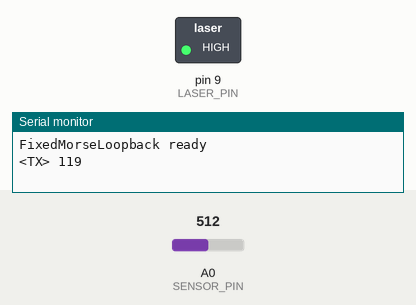
Simulated run of this sketch. Board: Arduino Uno, built with avr-gcc and run on an emulated ATmega328P. On the bench: switched loads named in the sketch (green lamp = pin HIGH), the last lines printed to the serial monitor. The inputs (shaded band) are chosen by the test bench; at power-on: A0 (SENSOR_PIN) = 512.

Above: at 0.65 s.
At 9.0 s:
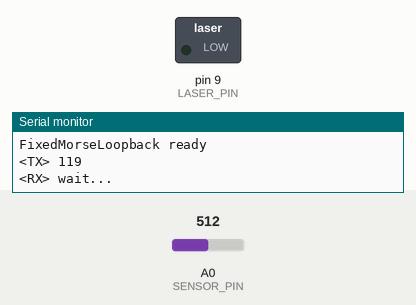
Timing chart, 0 to 17.7 s (numbered marks = the images above):
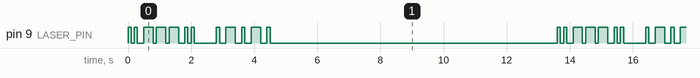

The sketch:

send_receiveTest_v3-2.ino
```cpp
/*  FixedMorseLoopback.ino  ─  Arduino UNO R4 WiFi　->送信内容固定バージョン
 *  ──────────────────────────────────────────────
 *  1. Header → TX_NUMBER → Footer をレーザー (D9) で送信
 *  2. 約 1 メッセージ分休止してフォトトランジスタ (A0) で受信
 *  3. デコード結果をシリアルに表示
 *  4. 以後ループ
 *
 *  ■配線
 *    D9  ──> レーザーモジュール V+      (必要なら NPN トランジスタでスイッチ)
 *    GND ──> レーザーモジュール GND
 *    +5V ──> フォトトランジスタ COLLECTOR
 *    A0  ──> フォトトランジスタ + 10 kΩ–GND プルダウンの分岐点
 *    GND ──> フォトトランジスタ EMITTER & 抵抗下端
 */

#include <Arduino.h>

/*──────────────────── 送受共通パラメータ ───────────────────*/
const uint16_t UNIT   = 100;               // モールス基本時間 [ms]（調整可）
const uint16_t DOT    = UNIT;
const uint16_t DASH   = 3 * UNIT;
const uint16_t GAP_SYM= UNIT;
const uint16_t GAP_CHR= 3 * UNIT;
const uint16_t GAP_MSG= 7 * UNIT;

/*──────────────────── 送信設定 ───────────────────*/
const uint8_t  LASER_PIN = 9;
const uint8_t  TX_NUMBER = 01234567;              // ★ここを 0〜7 に変えるだけ★

/* モールス符号配列（正: 1=DOT,3=DASH / 負: -1=内部, -2=文字間）*/
const int Hdr[] = {1,1,-1,3,3,3,-1,1,1};                     // ..---..
const int Ftr[] = {1,-1,3,-1,1,-1,3,-1,1};                   // .-.-.
const int N0[]  = {3,3,3,3,3};                               // -----
const int N1[]  = {1,3,3,3,3};                               // .----
const int N2[]  = {1,1,3,3,3};                               // ..---
const int N3[]  = {1,1,1,3,3};                               // ...--
const int N4[]  = {1,1,1,1,3};                               // ....-
const int N5[]  = {1,1,1,1,1};                               // .....
const int N6[]  = {3,1,1,1,1};                               // -....
const int N7[]  = {3,3,1,1,1};                               // --...
const int*  NUM_PAT[8] = {N0,N1,N2,N3,N4,N5,N6,N7};
const uint8_t NUM_LEN[8]= {
  sizeof(N0)/2,sizeof(N1)/2,sizeof(N2)/2,sizeof(N3)/2,
  sizeof(N4)/2,sizeof(N5)/2,sizeof(N6)/2,sizeof(N7)/2};

/*──────────────────── 受信設定 ───────────────────*/
const uint8_t  SENSOR_PIN   = A0;
const uint16_t THRESH       = 500;         // 暗:0-3 / 明:200-1023 ⇒ 中間より少し下
const uint16_t DASH_T       = 2 * UNIT;    // これ未満=dot, 以上=dash
const uint16_t GAPCHR_T     = 2 * UNIT;    // 文字区切り
const uint16_t GAPMSG_T     = 6 * UNIT;    // メッセージ区切り
const uint32_t RX_TIMEOUT   = 6000;        // [ms] 受信待ち打ち切り

/*──────────────────── 送信ユーティリティ ───────────────────*/
inline void laserOn()  { digitalWrite(LASER_PIN, HIGH); }
inline void laserOff() { digitalWrite(LASER_PIN, LOW);  }

void sendDot () { laserOn(); delay(DOT);  laserOff(); delay(GAP_SYM); }
void sendDash() { laserOn(); delay(DASH); laserOff(); delay(GAP_SYM); }

void sendPattern(const int* pat, uint8_t len)
{
  for (uint8_t i=0;i<len;i++){
    int v=pat[i];
    if (v==1) sendDot();
    else if(v==3) sendDash();
    else if(v==-1) { laserOff(); delay(GAP_SYM);}          // 符号間
    else if(v==-2) { laserOff(); delay(GAP_CHR);}          // 文字間
  }
  laserOff();
  delay(GAP_CHR);                                          // パターン後文字間
}

void transmitMessage()
{
  Serial.print(F("<TX> ")); Serial.println(TX_NUMBER);
  sendPattern(Hdr, sizeof(Hdr)/2);
  sendPattern(NUM_PAT[TX_NUMBER], NUM_LEN[TX_NUMBER]);
  sendPattern(Ftr, sizeof(Ftr)/2);
}

/*──────────────────── 受信ユーティリティ ───────────────────*/
String patBuf="", digits="";
bool headerSeen=false;

char decode(const String& pat)
{
  if (pat=="...---...") return 'H';
  if (pat==".-.-.")     return 'F';
  if (pat=="-----")     return '0';
  if (pat==".----")     return '1';
  if (pat=="..---")     return '2';
  if (pat=="...--")     return '3';
  if (pat=="....-")     return '4';
  if (pat==".....")     return '5';
  if (pat=="-....")     return '6';
  if (pat=="--...")     return '7';
  return '?';
}

String receiveMessage()
{
  patBuf=""; digits=""; headerSeen=false;
  uint32_t tStart=millis(), lastSw=millis();
  bool lightPrev=false;

  while (millis()-tStart < RX_TIMEOUT) {
    bool lightNow = analogRead(SENSOR_PIN) >= THRESH;
    if (lightNow!=lightPrev){
      uint32_t dur = millis()-lastSw;
      lastSw = millis();
      if (lightPrev){                                    // ON→OFF
        patBuf += (dur < DASH_T)?'.':'-';
      }else{                                             // OFF→ON
        if (dur >= GAPMSG_T && patBuf.length()){
          char c=decode(patBuf); patBuf="";
          if(c=='H'){headerSeen=true; digits="";}
          else if(c=='F'){ return headerSeen?digits:"(no-hdr)";}
          else if(headerSeen && isDigit(c)) digits+=c;
        }else if(dur >= GAPCHR_T && patBuf.length()){
          char c=decode(patBuf); patBuf="";
          if(c=='H') headerSeen=true;
          else if(c=='F') return headerSeen?digits:"(no-hdr)";
          else if(headerSeen && isDigit(c)) digits+=c;
        }
      }
      lightPrev=lightNow;
    }
  }
  return "(timeout)";
}

/*──────────────────── setup / loop ───────────────────*/
void setup(){
  pinMode(LASER_PIN, OUTPUT); laserOff();
  pinMode(SENSOR_PIN, INPUT);
  Serial.begin(9600);
  Serial.println(F("FixedMorseLoopback ready"));
}

void loop(){
  transmitMessage();                  // 送信
  delay(GAP_MSG);                     // 送→受 切替猶予
  Serial.println(F("<RX> wait..."));
  String r=receiveMessage();          // 受信
  Serial.print(F("<RX> result: ")); Serial.println(r);
  delay(2000);                        // 次ループまで少し休む
}
```

Measured:
- by itself, pin 9 (LASER_PIN): moves between LOW and HIGH, repeating every 13.6 s
- by itself, everything shown: repeats every 13.6 s, in 24 steps
